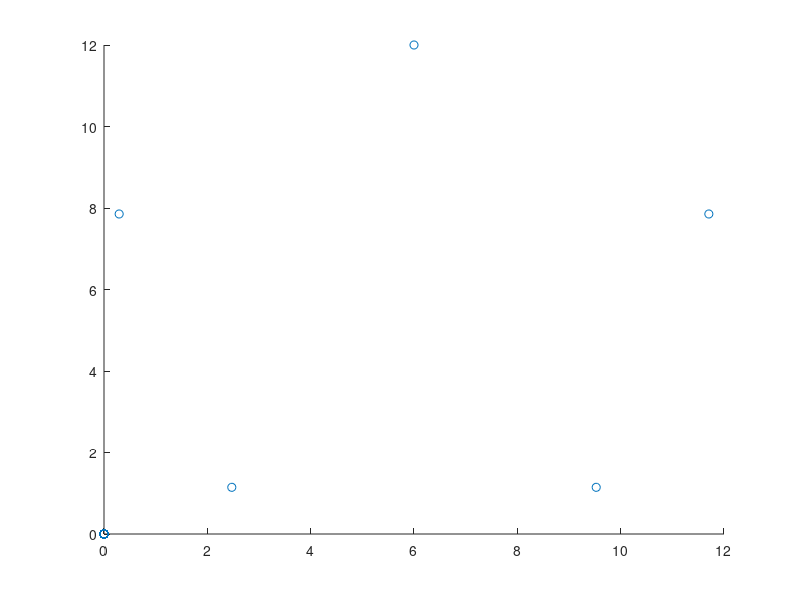

Recreate this plot in MATLAB. (Note: this script raises an error after producing the figure.)
% script for playing the chaos game

% Chaos game explanation: 
% The chaos game starts with a regular polygon. When you start, you choose
% a random vertice to start from. Each iteration of the game, you randomly 
% choose another point and travel a distance of abs(xnow - xnext) *
% distance_factor. You do this over and over again until the iterations are
% moved. 
%
% What is interesting is that the effect of te scaling factor. Notably,
% each polygon has a scaling factor "limit" where it descends from nice
% fractal patterns into randomized chaos. It then reaches a second "limit"
% where the point distribution transitions from a random noise into a line.
%
% I wonder if there's a probabilistic proof which explains the first factor
% where it goes from fractals to chaos. To see why it ends up in fractals,
% it's clear that if the factor is decently big then the points tend to
% cluster in the same areas. This is because the points sort of bounce
% around when the factor gets large, intuitively because pairing up the 
% other points which aren't your current one indicates that each
% equidistant point probability is equally likely. As such, you get a
% pretty even distribution of points in the shape of smaller polygons
% as the chosen points bounce around to different clusters.
%
% As mentioned above, I'm not sure if there's a factor when they suddenly
% stop making a fractal-like shape. Intuitively, this happens when distances 
% get too close to each other to cluster and the points end up all over the
% place. I'd love to see a proof explaining this some day
%
% The line interested me the most because it reminded me of a gradient descent
% type of problem except that it is controlled probabilistically. IF you
% choose a tiny factor like 1/10000, you see the points start to form a
% line to the center. This is because intuitively, the distance from the
% far ends is bigger than the distance from the close ends, meaning that
% the contribution from those points makes a bigger impact to inch the
% points closer to the center. Furthermore, the up and down points kind of
% balance out because they are roughly equally distributed. So, the net
% result is the up and down cancel and the points move closer and closer to
% the middle.
% 

numIterations = 10000;
clf;
figure(1)

factor = 19/32;
shift = 1;
range = 0;

discrete = 1;
degrees = 0:discrete:360-discrete;
r = 1;
% circle and see what happens
x = r * cos(degrees * pi / 180);
y = r * sin(degrees * pi / 180);
vertices = [x', y'];
realRs = sqrt(x.^2 + y.^2);
% vertices = [0, 0;
%             4, 0;
%             0, 4;
%             4, 4];
% vertices = [0, 0;
%             6, 0;
%             3, 3*sqrt(3)];
% move up by like 5
vertices = [6 * cos(0.314) + 6, 6 * sin(0.314) + 6;
            6, 12;
            6 * cos(-0.942478) + 6, 6 * sin(-0.942478) + 6;
            -6 * cos(0.314) + 6, 6 * sin(0.314) + 6;
            -6 * cos(-0.942478) + 6, 6 * sin(-0.942478) + 6]; 
totalArray = zeros(numIterations + size(vertices, 1), 2);
for i = 1:size(vertices, 1)
    totalArray(i, :) = vertices(i, :);
end
numVerts = size(vertices, 1);
startPoint = vertices(randi(numVerts), :);
scatter(totalArray(:, 1), totalArray(:, 2));

for j = 1:numIterations
    newPoint = chaosGameGenerator(startPoint, vertices, factor);
    % newPoint = chaosGameGeneratorNoise(startPoint, vertices, factor, shift, range);
    totalArray(j + numVerts, :) = newPoint;
    startPoint = newPoint;
    % scatter(totalArray(:, 1), totalArray(:, 2));
    % pause(1);
end
scatter(totalArray(:, 1), totalArray(:, 2));

    
        
